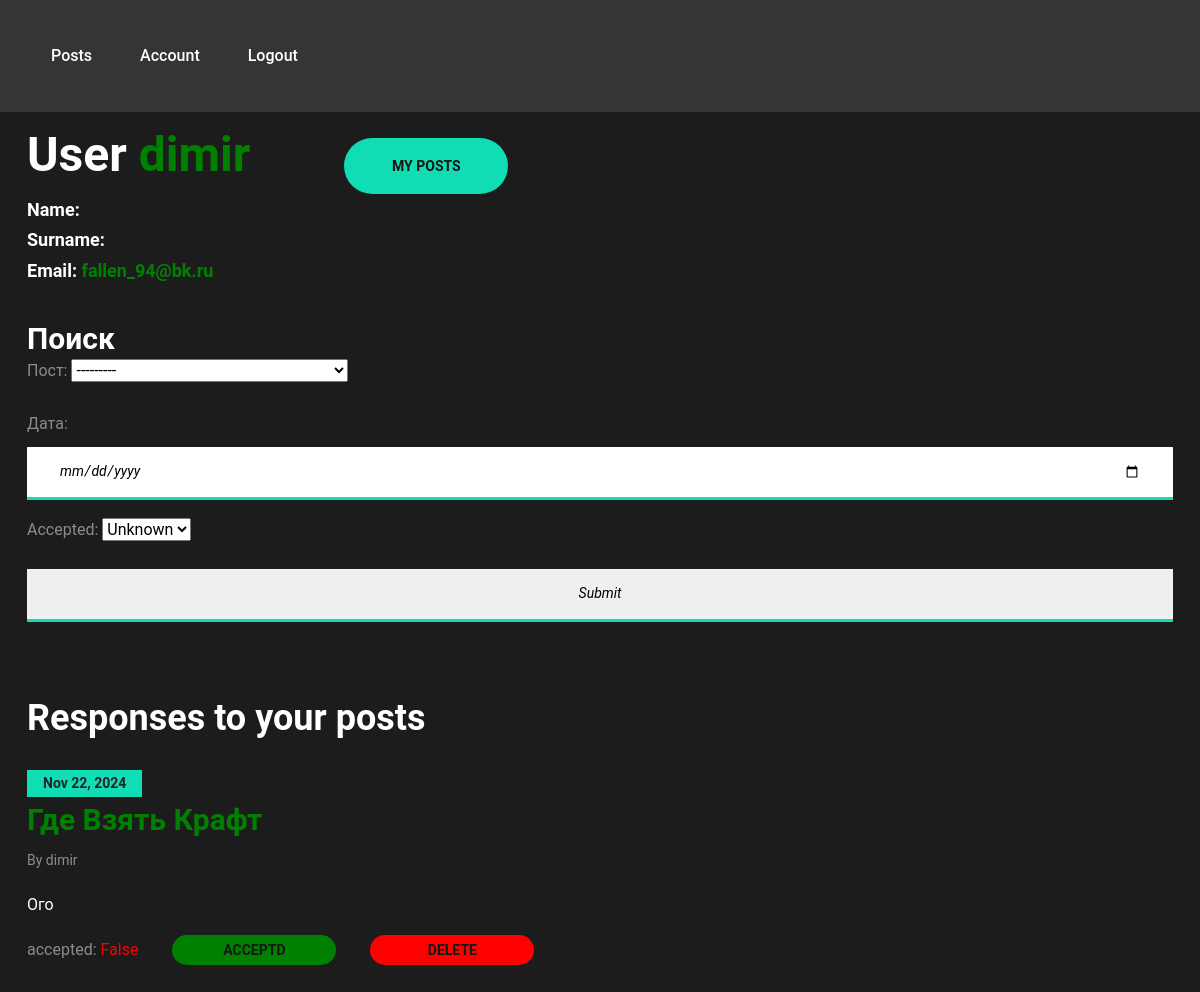
Before: /account/ (signed in) with the older database file.
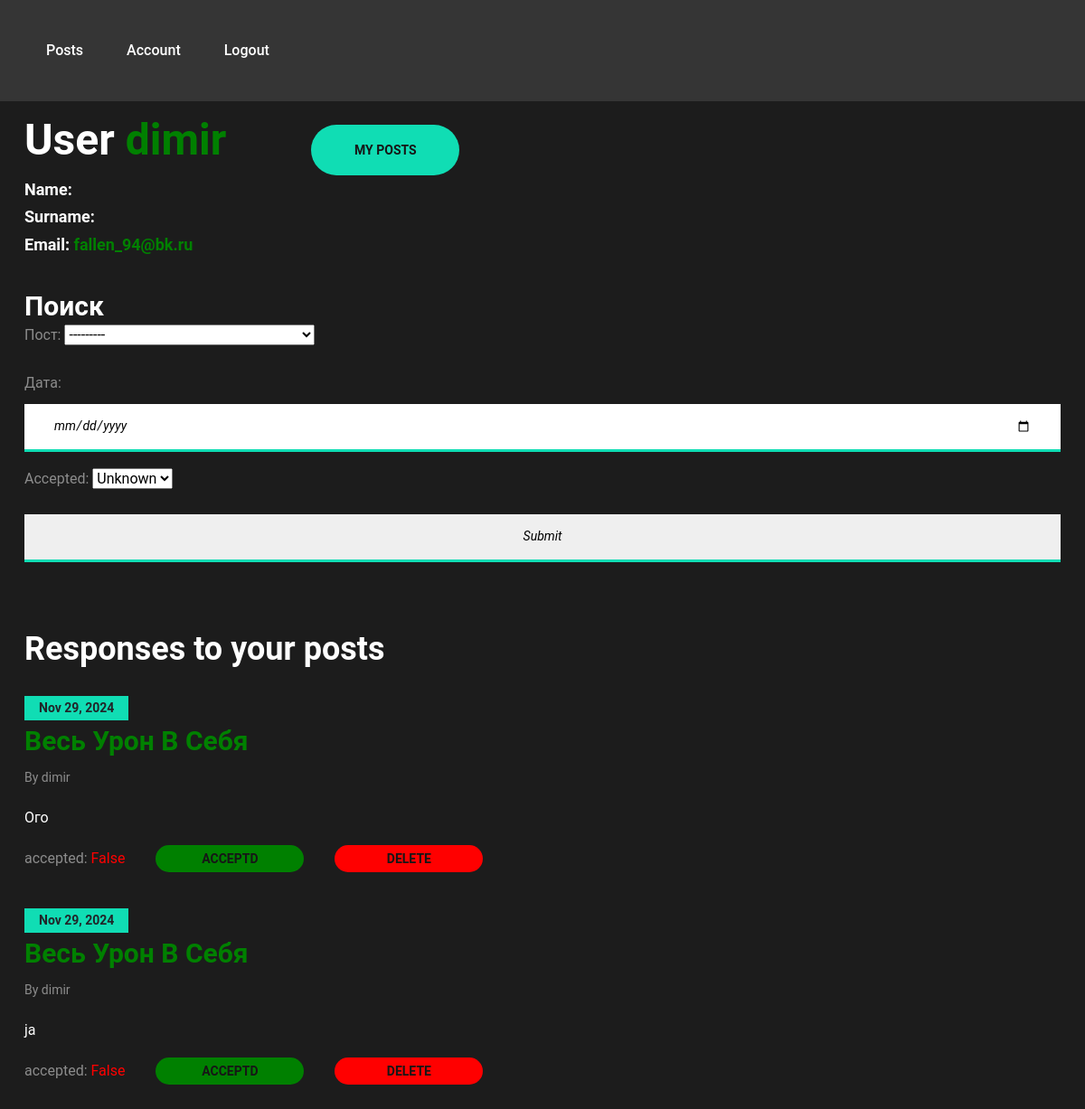
After: the same page with the newer database file.
### board/models.py (models this page shows, shortened)
class PostsResponses(models.Model):
    author = models.ForeignKey(verbose_name='Автор', to=User, on_delete=models.CASCADE)
    post = models.ForeignKey(verbose_name='Объявление', to=Post, on_delete=models.CASCADE)
    text = models.CharField(verbose_name='Текст', max_length=400)
    time_in = models.DateTimeField(auto_now_add=True)
    accepted = models.BooleanField(default=False)

class Post(models.Model):
    author = models.ForeignKey(verbose_name='Автор', to=User, on_delete=models.CASCADE)
    time_in = models.DateField(auto_now_add=True)
    name = models.CharField(verbose_name='Заголовок', max_length=50, default='no name')
    text = models.TextField(verbose_name='Текст')
    category = models.ManyToManyField(Category, verbose_name='Категория', through='PostCategory', blank=False,
                                      related_name='category')
    def get_category(self):
        return ",".join([str(c) for c in self.category.all()])
    get_category.short_description = 'Категория'
    def __str__(self):
        return f'{self.name.title()}'

### account/views.py (the view)
# urls.py: path('', IndexView.as_view(), name='account'),
class IndexView(ListView):
    template_name = 'account/aclog.html'
    model = PostsResponses
    ordering = '-time_in'
    context_object_name = 'myresponses'
    def get_queryset(self):
        user = self.request.user
        queryset = PostsResponses.objects.filter(post__author__id=user.id)
        self.filterset = ResponsesFilter(self.request.GET, queryset, request=user.id)
        return self.filterset.qs
    def get_context_data(self, **kwargs):
        user = self.request.user
        context = super().get_context_data(**kwargs)
        context['filterset'] = self.filterset
        context['post'] = Post.objects.filter(author=user.id)
        return context

### templates/account/aclog.html (shortened to what this page needs)
{% extends 'flatpages/default.html' %}
{% block content %}
<div style="margin-top: 20px">
    <div class="character-info" style="margin-bottom: 40px">
        <h2 style="display: inline-block">User <span style="color: green">{{request.user.username}}</span></h2>
        <a href="{% url 'account_posts' %}" class="site-btn" style="display: inline-block; margin-left: 90px;">My Posts</a>
        <h5>Name: </h5>
        <h5>Surname: </h5>
        <h5>Email: <span style="color: green">{{ request.user.email }}</span></h5>
    </div>
    {% if myresponses %}
    <div class="sb-widget">
        <h3 style="color:white">Поиск</h3>
        <form class="sb-search" method="get">
            {{ filterset.form.as_p }}
            <input type="submit" placeholder="Search">
        </form>
    </div>
        <h2 style="color: white; margin-bottom: 30px">Responses to your posts</h2>
        {% for response in myresponses%}
        <div class="blog-post featured-post" style="margin-bottom: 20px">
            <div class="post-date" style="margin-bottom: 5px">{{ response.time_in|date:'M d, Y' }}</div>
            <h3><a href="http://127.0.0.1:8000/posts/{{response.post.id}}" style="color: green">{{ response.post }}</a></h3>
            <div class="post-metas" style="margin-bottom: 15px">
                <div class="post-meta">By {{ response.author }}</div>
            </div>
            <p style="color: white; margin-bottom: 15px">{{ response.text|truncatechars:120 }}</p>
            {% if response.accepted %}
            <p>accepted: <span style="color: green">{{ response.accepted }}</span></p>
            {% else %}
            <p>accepted: <span style="color: red">{{ response.accepted }}</span>
                <a href="{{ response.id }}/accept" class="site-btn" style="display: inline-block; margin-left: 30px; background:green; padding: 8px 15px">Acceptd</a>
                <a href="{{ response.id }}/delete" class="site-btn" style="display: inline-block; margin-left: 30px; background:red; padding: 8px 15px">Delete</a>
            </p>
            {% endif %}
        </div>
        {% endfor %}
    {% else %}
    <h2 style="color: white">No responses to your posts</h2>
    {% endif %}
</div>
{% endblock %}

Changed rows visible on the page:
removed PostsResponses: time_in "Nov 22, 2024", post "Где Взять Крафт", author "dimir", text "Ого", accepted "False"
added PostsResponses: time_in "Nov 29, 2024", post "Весь Урон В Себя", author "dimir", text "Ого", accepted "False"
added PostsResponses: time_in "Nov 29, 2024", post "Весь Урон В Себя", author "dimir", text "ja", accepted "False"
